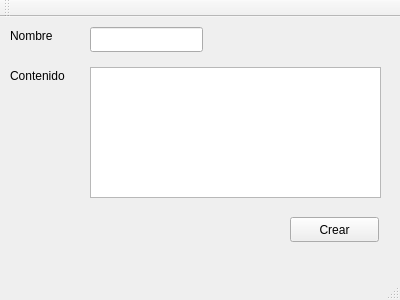
<?xml version="1.0" encoding="UTF-8"?>
<ui version="4.0">
 <class>MainWindow</class>
 <widget class="QMainWindow" name="MainWindow">
  <property name="geometry">
   <rect>
    <x>0</x>
    <y>0</y>
    <width>400</width>
    <height>300</height>
   </rect>
  </property>
  <property name="windowTitle">
   <string>HeTPro-store/TUTORIALES/</string>
  </property>
  <widget class="QWidget" name="centralWidget">
   <widget class="QLineEdit" name="TextoNombre">
    <property name="geometry">
     <rect>
      <x>90</x>
      <y>10</y>
      <width>113</width>
      <height>25</height>
     </rect>
    </property>
   </widget>
   <widget class="QLabel" name="label">
    <property name="geometry">
     <rect>
      <x>10</x>
      <y>10</y>
      <width>67</width>
      <height>17</height>
     </rect>
    </property>
    <property name="text">
     <string>Nombre</string>
    </property>
   </widget>
   <widget class="QPlainTextEdit" name="TextoArchivo">
    <property name="geometry">
     <rect>
      <x>90</x>
      <y>50</y>
      <width>291</width>
      <height>131</height>
     </rect>
    </property>
   </widget>
   <widget class="QPushButton" name="pushButton">
    <property name="geometry">
     <rect>
      <x>290</x>
      <y>200</y>
      <width>89</width>
      <height>25</height>
     </rect>
    </property>
    <property name="text">
     <string>Crear</string>
    </property>
   </widget>
   <widget class="QLabel" name="label_2">
    <property name="geometry">
     <rect>
      <x>10</x>
      <y>50</y>
      <width>71</width>
      <height>17</height>
     </rect>
    </property>
    <property name="text">
     <string>Contenido</string>
    </property>
   </widget>
  </widget>
  <widget class="QMenuBar" name="menuBar">
   <property name="geometry">
    <rect>
     <x>0</x>
     <y>0</y>
     <width>400</width>
     <height>22</height>
    </rect>
   </property>
  </widget>
  <widget class="QToolBar" name="mainToolBar">
   <attribute name="toolBarArea">
    <enum>TopToolBarArea</enum>
   </attribute>
   <attribute name="toolBarBreak">
    <bool>false</bool>
   </attribute>
  </widget>
  <widget class="QStatusBar" name="statusBar"/>
 </widget>
 <layoutdefault spacing="6" margin="11"/>
 <resources/>
 <connections/>
</ui>
